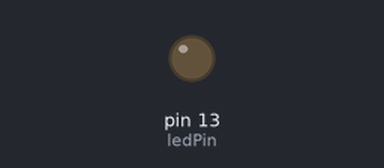
Bench run of a sketch on a simulated Arduino Uno, built with avr-gcc and run on an emulated ATmega328P. Parts: output pins drawn as LEDs (lit = HIGH).

Above: at 1.9 s.
At 6.65 s:
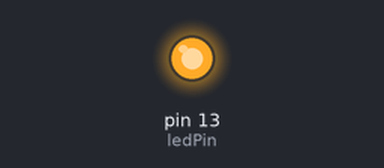
Timing chart, 0 to 7.0 s (numbered marks = the images above):
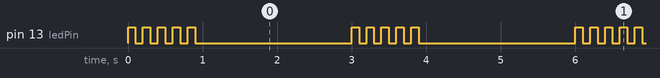

The sketch:

Blink_DoWhile_delay.ino
```cpp
const int ledPin = 13; // Definir el pin led

void setup() {
  pinMode(ledPin, OUTPUT); // definir el pin elegido como OUTPUT
}

void loop() {

  int blinkCount = 0; // iniciar un contador para el numero de parpadeos

  do {

    digitalWrite(ledPin, HIGH); // encender
    delay(100);                // esperar 1 segundo (1000ms=1s)
    digitalWrite(ledPin, LOW);  // apagar
    delay(100);                // esperar 1 segundo (1000ms=1s)
    blinkCount++; // sumar 1 al contador de blinkCount

  } while (blinkCount < 5); // Repetir mientras que el valor de blinkCount sea < 5


  delay(2000); // pausa de 2 segundos antes de volver a repetir el loop

}
```

Measured:
- by itself, pin 13 (ledPin): repeats every 3.0 s: 4 × (LOW 0.10 s, HIGH 0.10 s), LOW 2.1 s, HIGH 0.10 s
- by itself, everything shown: repeats every 3.0 s, in 10 steps
